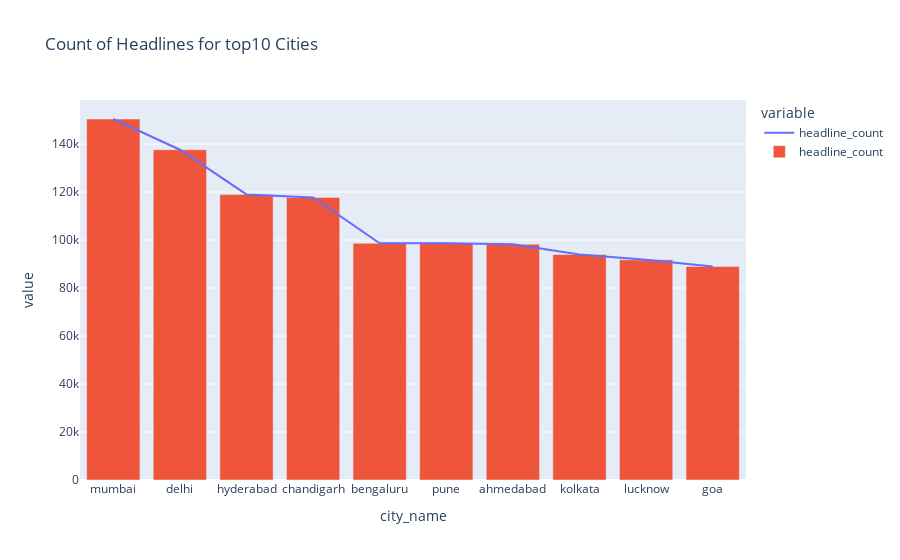

The notebook cell this image was saved under:
### Code cell
fig_plot(top10cites,'Count of Headlines for top10 Cities')

### Figure 1 — Plotly figure (JSON) as saved in the notebook; plotly's stock layout.template omitted (floating-point values rounded to 4 significant figures)
{"data": [{"hovertemplate": "variable=headline_count<br>city_name=%{x}<br>value=%{y}<extra></extra>", "legendgroup": "headline_count", "line": {"color": "#636efa", "dash": "solid"}, "marker": {"symbol": "circle"}, "mode": "lines", "name": "headline_count", "orientation": "v", "showlegend": true, "type": "scatter", "x": ["mumbai", "delhi", "hyderabad", "chandigarh", "bengaluru", "pune", "ahmedabad", "kolkata", "lucknow", "goa"], "xaxis": "x", "y": [150451, 137648, 119024, 117718, 98635, 98633, 98269, 93978, 91764, 88978], "yaxis": "y"}, {"name": "headline_count", "type": "bar", "x": ["mumbai", "delhi", "hyderabad", "chandigarh", "bengaluru", "pune", "ahmedabad", "kolkata", "lucknow", "goa"], "y": [150451, 137648, 119024, 117718, 98635, 98633, 98269, 93978, 91764, 88978]}], "layout": {"legend": {"title": {"text": "variable"}, "tracegroupgap": 0}, "title": {"text": "Count of Headlines for top10 Cities"}, "xaxis": {"anchor": "y", "domain": [0, 1], "title": {"text": "city_name"}}, "yaxis": {"anchor": "x", "domain": [0, 1], "title": {"text": "value"}}}}
